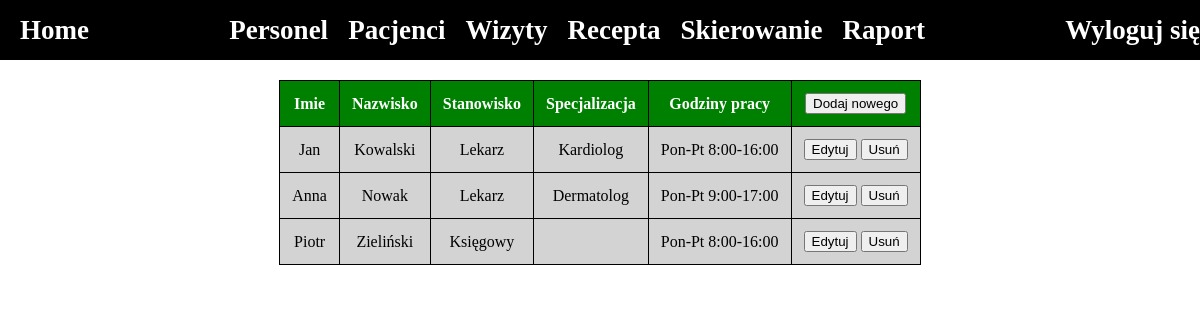
Screenshot of /adminpanel/personel.php (signed in) with the database file from the repository.
### tables this page shows
CREATE TABLE `personel` (
  `numer` int(11) NOT NULL,
  `imie` varchar(32) DEFAULT NULL,
  `nazwisko` varchar(32) DEFAULT NULL,
  `stanowisko` varchar(32) DEFAULT NULL,
  `specjalizacja` varchar(64) DEFAULT NULL,
  `godziny_pracy` varchar(64) DEFAULT NULL
);

### adminpanel/personel.php (the view, shortened to what this page needs)
<?php
include '../funkcje.php';
if(!$_SESSION['admin']) {
    header("location: index.php");
} else {
    global $polaczenie;
    $personel = "";
    $wynik_personel = mysqli_query($polaczenie, "select * from personel") or exit("Błąd w pobieraniu listy personelu");
    if($wynik_personel) $personel .= "<tr><th>Imie</th><th>Nazwisko</th><th>Stanowisko</th><th>Specjalizacja</th><th>Godziny pracy</th><th><input type='submit' name='przycisk[-1]' value='Dodaj nowego'></th></tr>";
    while($wiersz = mysqli_fetch_row($wynik_personel)) {
        $personel .= "<tr><td>".$wiersz[1]."</td><td>".$wiersz[2]."</td><td>".$wiersz[3]."</td><td>".$wiersz[4]."</td><td>".$wiersz[5]."</td><td align='center'><input type='submit' name='przycisk[$wiersz[0]]' value='Edytuj'>
                                      <input type='submit' name='przycisk[$wiersz[0]]' value='Usuń'></td></tr>";
    }
}
?>
<!DOCTYPE html>
<html lang="en">
<head>
</head>
<body>
<div id="glownyKontener">
        <div id="header">
            <div id="headrer-side-container">
                <a href="panel.php" class="header-link"><h2>Home</h2></a>
            </div>
            <div id="header-link-container">
                <a href="personel.php" class="header-link"><h2>Personel</h2></a>
                <a href="pacjenci.php" class="header-link"><h2>Pacjenci</h2></a>
                <a href="wizyty.php" class="header-link"><h2>Wizyty</h2></a>
                <a href="recepta.php" class="header-link"><h2>Recepta</h2></a>
                <a href="skierowanie.php" class="header-link"><h2>Skierowanie</h2></a>
                <a href="raport.php" class="header-link"><h2>Raport</h2></a>
            </div>
            <div id="headrer-side-logout-container">
                <a href="index.php?wylogowanie" class="header-link"><h2>Wyloguj się</h2></a>
            </div>
        </div>
    <div id="element">
        <form action="" method="post">
        <table border="1">
            <?=$personel?>
        </table>
        </form>
    </div>
    </div>
</body>
</html>

### adminpanel/personel.php (style rules this page uses)
body, html { box-sizing: border-box; margin: 0; padding: 0; overflow: hidden; width: 100vw; height: 100vh; background-color: white; }
#glownyKontener { width: 100%; height: 100%; display: flex; flex-direction: column; }
#header { width: 100%; height: 60px; display: flex; justify-content: space-between; align-items: center; background-color: black; color: white; padding: 0 20px; }
#header-link-container { display: flex; align-items: center; }
.header-link { margin-right: 20px; color: white; text-decoration: none; font-size: 18px; }
#headrer-side-container, #headrer-side-logout-container { display: flex; align-items: center; }
#element { display: flex; flex-direction: column; align-items: center; width: 100%; height: 100%; overflow-y: scroll; }
table { width: 100%; border-collapse: collapse; margin: 20px 0; }
td, th { padding: 12px; text-align: center; border: 1px solid black; }
th { background-color: green; color: white; }
td { background-color: lightgray; }

### rows the page displays
personel: imie "Jan", nazwisko "Kowalski", stanowisko "Lekarz", specjalizacja "Kardiolog", godziny_pracy "Pon-Pt 8:00-16:00"
personel: imie "Anna", nazwisko "Nowak", stanowisko "Lekarz", specjalizacja "Dermatolog", godziny_pracy "Pon-Pt 9:00-17:00"
personel: imie "Piotr", nazwisko "Zieliński", stanowisko "Księgowy", godziny_pracy "Pon-Pt 8:00-16:00"
